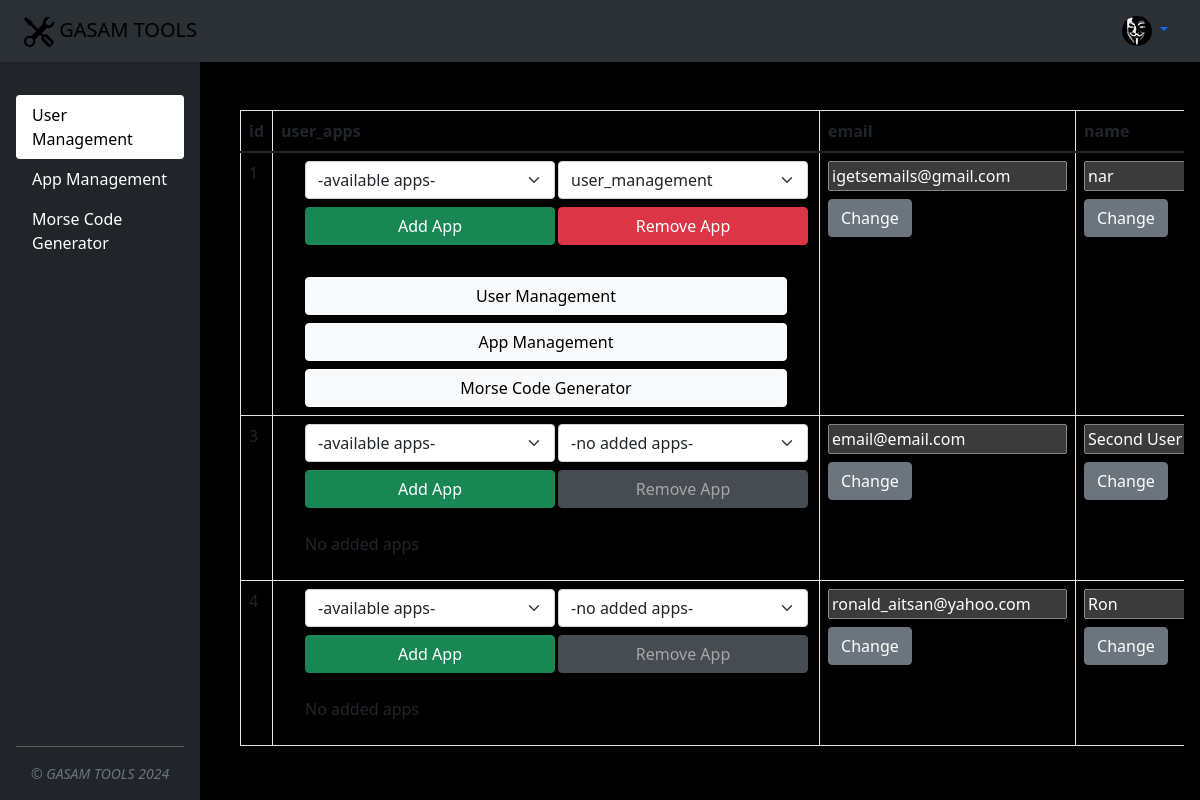
The app's page /app/user_management (signed in), older data.
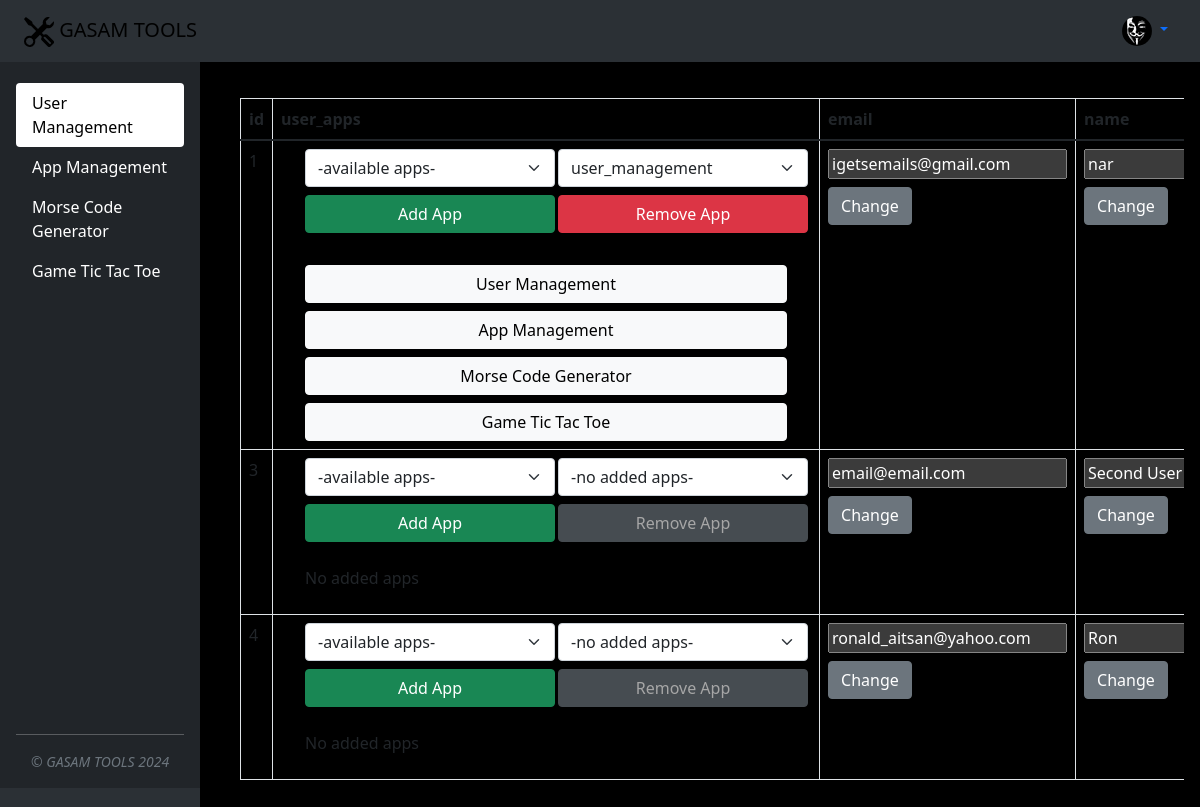
The same page, newer data.
### main.py (models this page shows)
class GasamApp(db.Model):
    __tablename__ = "gasam_apps"
    id = db.Column(db.Integer, primary_key=True)
    title = db.Column(db.String(250), unique=True, nullable=False)
    subtitle = db.Column(db.String(250))
    app_url = db.Column(db.String(250), unique=True)
    users = relationship("User", secondary=user_app_association, back_populates="apps")

### main.py (the view)
@app.route("/app/<app_name>", methods=["GET", "POST", "PUT"])
@login_required
def access_app(app_name):
    if request.method == "POST":
        return_data = request.form
    else:
        return_data = False
    html_file_path = os.path.join('apps', app_name, f'{app_name}.html')
    js_file_path = os.path.join('apps', app_name, 'js', '_registry.html')
    css_file_path = os.path.join('apps', app_name, 'css', '_registry.html')
    with open(html_file_path, 'r') as file:
        html_content = file.read()
    with open(js_file_path, 'r') as file:
        js_html_content = file.read()
    with open(css_file_path, 'r') as file:
        css_html_content = file.read()
    try:
        module_name = f"apps.{app_name}.{app_name}"
        app_manager = importlib.import_module(module_name)
    except ImportError:
        return f"Error: No {app_name}.py found for {app_name}", 404
    if current_user.approved:
        if request.method == 'PUT':
            json_data = request.get_json()
            if hasattr(app_manager, 'json_logic'):
                send_json_data = app_manager.json_logic(current_user, db, User, GasamApp, json_data)
            else:
                send_json_data = {}
            return jsonify(send_json_data)
        else:
            if hasattr(app_manager, 'app_logic'):
                send_data = app_manager.app_logic(current_user, db, User, GasamApp, app_name, return_data)
                if 'db_init' in send_data:
                    plugin_db_func = send_data['db_init']
                    plugin_db_func(db, app)
            else:
                send_data = {}
            if hasattr(app_manager, 'register_subpages'):
                app_subpages = app_manager.register_subpages()
            else:
                app_subpages = {}
            rendered_html_content = render_template_string(html_content, send_data=send_data)
            rendered_js_content = render_template_string(js_html_content, send_data='')
            rendered_css_content = render_template_string(css_html_content, send_data='')
            return render_template("app.html",
                                   app_html=rendered_html_content,
                                   user_apps=current_user.apps,
                                   app_name=app_name,
                                   app_js=rendered_js_content,
                                   app_css=rendered_css_content,
                                   app_subpages=app_subpages
                                   )
    else:
        return redirect(url_for('home'))

### apps/user_management/user_management.py (called while the page is built)
def register_subpages():
    app_subpages = []
    return app_subpages

def app_logic(current_user, db, User, GasamApp, page, return_data):
    available_apps = GasamApp.query.all()
    if return_data:
        pass
    if page == 'user_management':
        users = User.query.all()
        send_data = {'user_data': [{'id': user.id,
                                    'user_apps': user.apps,
                                    'email': user.email,
                                    'name': user.name,
                                    'role': user.role,
                                    'approved': user.approved,
                                    'delete_user': ''
                                    } for user in users],
                     'user_roles': available_roles,
                     'available_apps': available_apps,
                     }
    else:
        send_data = {}
    return send_data

### main.py (called while the page is built)
@login_manager.user_loader
def load_user(user_id):
    return db.session.get(User, int(user_id))

### templates/app.html (shortened to what this page needs)
{% include "header.html" %}
{% extends "base.html" %}
    {% block content %}
    {{ app_html | safe }}
{% endblock %}

### templates/base.html (shortened to what this page needs)
<div class="d-flex gasam main-container">
  <div class="d-flex flex-column flex-shrink-0 p-3 text-bg-dark sidebar" style="width: 200px;">
    <ul class="nav nav-pills flex-column mb-auto gasam sidebar">
      {% for app in user_apps %}
      <li class="nav-item">
        <a href="{{url_for('access_app', app_name=app.app_url) }}"
           class="nav-link text-white {% if app_name and app_name==app.app_url: %} active {% endif %}"
           aria-current="page"
           id="{{ app.app_url }}">
          <p class="gasam app-name" title="{{ app.subtitle }}">{{ app.title }}</p>
        </a>
      </li>
      {% endfor %}
    </ul>
    <div class="small text-center text-muted fst-italic">&copy; GASAM TOOLS <span id="gasam-footer-year"></span></div>
  </div>
  <div class="flex-grow-1 p-3 content d-flex flex-column gasam main-window">
    {% block content %} {% endblock %}
  </div>
</div>

Row changes from the older to the newer data that the page shows:
added GasamApp: title "Game Tic Tac Toe"
Text that changed along with them:
text no longer shown: "id user_apps email name 1 Add App Remove App User Management App Management Morse Code Generator Change Change 3 Add App Remove App No added apps Change Change 4 Add App Remove App No added apps Change Change"
text now shown: "id user_apps email name 1 Add App Remove App User Management App Management Morse Code Generator Game Tic Tac Toe Change Change 3 Add App Remove App No added apps Change Change 4 Add App Remove App No added apps Change Change"
